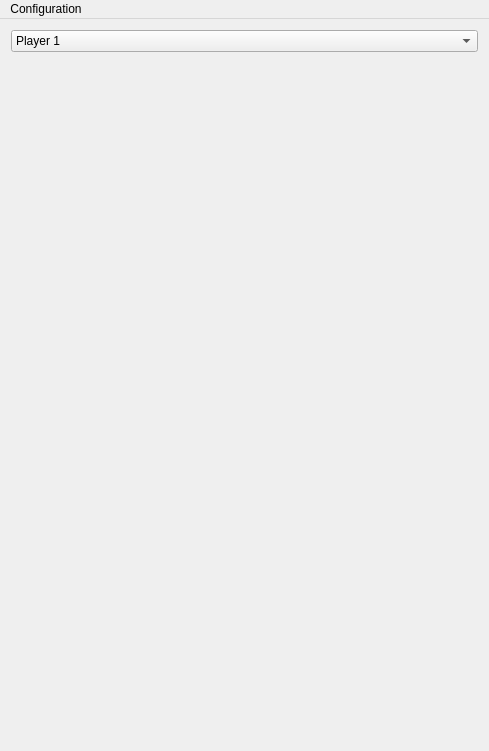
<?xml version="1.0" encoding="UTF-8"?>
<ui version="4.0">
 <class>ControlsConfig_binClass</class>
 <widget class="QMainWindow" name="ControlsConfig_binClass">
  <property name="geometry">
   <rect>
    <x>0</x>
    <y>0</y>
    <width>489</width>
    <height>751</height>
   </rect>
  </property>
  <property name="windowTitle">
   <string>ControlsConfig_bin</string>
  </property>
  <widget class="QWidget" name="centralWidget">
   <layout class="QGridLayout" name="gridLayout">
    <item row="0" column="0">
     <widget class="QComboBox" name="cbox_player_id">
      <item>
       <property name="text">
        <string>Player 1</string>
       </property>
      </item>
      <item>
       <property name="text">
        <string>Player 2</string>
       </property>
      </item>
      <item>
       <property name="text">
        <string>Player 3</string>
       </property>
      </item>
      <item>
       <property name="text">
        <string>Player 4</string>
       </property>
      </item>
      <item>
       <property name="text">
        <string>Player 5</string>
       </property>
      </item>
      <item>
       <property name="text">
        <string>Player 6</string>
       </property>
      </item>
      <item>
       <property name="text">
        <string>Player 7</string>
       </property>
      </item>
      <item>
       <property name="text">
        <string>Player 8</string>
       </property>
      </item>
      <item>
       <property name="text">
        <string>Player 9</string>
       </property>
      </item>
     </widget>
    </item>
    <item row="1" column="0">
     <widget class="QSDLInputWidget" name="conf_MoveLeft" native="true"/>
    </item>
    <item row="2" column="0">
     <widget class="QSDLInputWidget" name="conf_MoveRight" native="true"/>
    </item>
    <item row="3" column="0">
     <widget class="QSDLInputWidget" name="conf_MoveUp" native="true"/>
    </item>
    <item row="4" column="0">
     <widget class="QSDLInputWidget" name="conf_MoveDown" native="true"/>
    </item>
    <item row="5" column="0">
     <widget class="QSDLInputWidget" name="conf_Fire" native="true"/>
    </item>
    <item row="6" column="0">
     <widget class="QSDLInputWidget" name="conf_Boost" native="true"/>
    </item>
    <item row="7" column="0">
     <widget class="QSDLInputWidget" name="conf_Target" native="true"/>
    </item>
    <item row="8" column="0">
     <spacer name="verticalSpacer">
      <property name="orientation">
       <enum>Qt::Vertical</enum>
      </property>
      <property name="sizeType">
       <enum>QSizePolicy::Fixed</enum>
      </property>
      <property name="sizeHint" stdset="0">
       <size>
        <width>20</width>
        <height>20</height>
       </size>
      </property>
     </spacer>
    </item>
    <item row="9" column="0">
     <widget class="QSDLInputWidget" name="conf_MoveXAxis" native="true"/>
    </item>
    <item row="10" column="0">
     <widget class="QSDLInputWidget" name="conf_MoveYAxis" native="true"/>
    </item>
    <item row="11" column="0">
     <widget class="QSDLInputWidget" name="conf_LookXAxis" native="true"/>
    </item>
    <item row="12" column="0">
     <widget class="QSDLInputWidget" name="conf_LookYAxis" native="true"/>
    </item>
    <item row="13" column="0">
     <spacer name="verticalSpacer_2">
      <property name="orientation">
       <enum>Qt::Vertical</enum>
      </property>
      <property name="sizeType">
       <enum>QSizePolicy::Fixed</enum>
      </property>
      <property name="sizeHint" stdset="0">
       <size>
        <width>20</width>
        <height>20</height>
       </size>
      </property>
     </spacer>
    </item>
    <item row="14" column="0">
     <widget class="QSDLInputWidget" name="conf_LookBack" native="true"/>
    </item>
    <item row="15" column="0">
     <widget class="QSDLInputWidget" name="conf_LockMovement" native="true"/>
    </item>
    <item row="16" column="0">
     <widget class="QSDLInputWidget" name="conf_LockAngle" native="true"/>
    </item>
   </layout>
  </widget>
  <widget class="QMenuBar" name="menuBar">
   <property name="geometry">
    <rect>
     <x>0</x>
     <y>0</y>
     <width>489</width>
     <height>21</height>
    </rect>
   </property>
   <widget class="QMenu" name="menuConfiguration">
    <property name="title">
     <string>Configuration</string>
    </property>
    <addaction name="actionSave_and_Exit"/>
    <addaction name="actionReset_to_default"/>
    <addaction name="actionExit_without_Saving"/>
   </widget>
   <addaction name="menuConfiguration"/>
  </widget>
  <action name="actionSave_and_Exit">
   <property name="text">
    <string>Save and Exit</string>
   </property>
  </action>
  <action name="actionExit_without_Saving">
   <property name="text">
    <string>Exit without Saving</string>
   </property>
  </action>
  <action name="actionReset_to_default">
   <property name="text">
    <string>Reset to default</string>
   </property>
  </action>
 </widget>
 <layoutdefault spacing="6" margin="11"/>
 <customwidgets>
  <customwidget>
   <class>QSDLInputWidget</class>
   <extends>QWidget</extends>
   <header>qsdlinputwidget.h</header>
   <container>1</container>
  </customwidget>
 </customwidgets>
 <resources>
  <include location="controlsconfig_bin.qrc"/>
 </resources>
 <connections/>
</ui>
